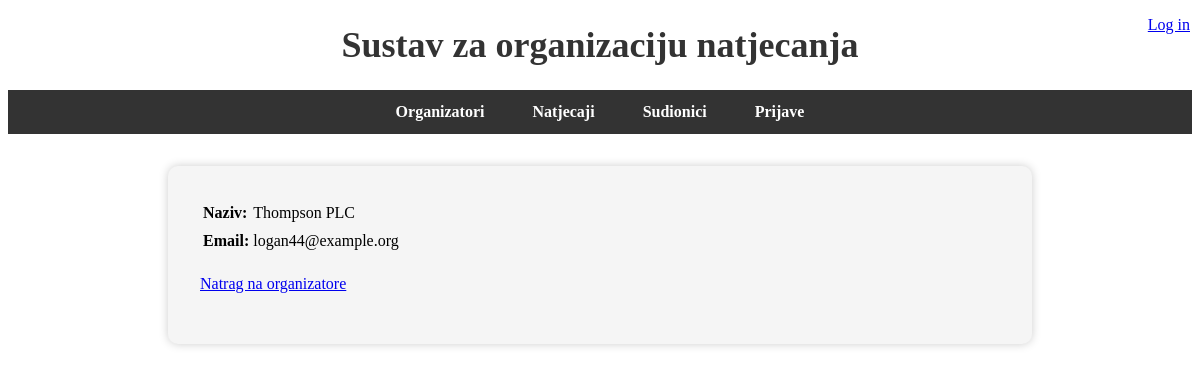
The app's page /organizatori/16/ with its own data.
### main/models.py (models this page shows, shortened)
class Organizator(models.Model):
    organizator_naziv = models.CharField(max_length=255)
    organizator_email = models.EmailField()

### main/views.py (the view)
# urls.py: path('organizatori/<int:pk>/', views.organizator_detail, name='organizator_detail'),
def organizator_detail(request, pk):
    organizator = get_object_or_404(Organizator, pk=pk)
    return render(request, 'organizatori/organizator_detail.html', {'organizator': organizator})

### templates/organizatori/organizator_detail.html
{% extends "index.html" %}
{% block content %}
<table style="text-align: left;">
  <tr>
    <th>Naziv: </th>
    <td>{{ organizator.organizator_naziv }}</td>
  </tr>
  <tr>
    <th>Email: </th>
    <td>{{ organizator.organizator_email }}</td>
  </tr>
</table>
<p><a href="{% url 'organizator_list' %}">Natrag na organizatore</a></p>
{% endblock %}

### records on screen
Organizator: organizator_naziv "Thompson PLC", organizator_email "logan44@example.org"
